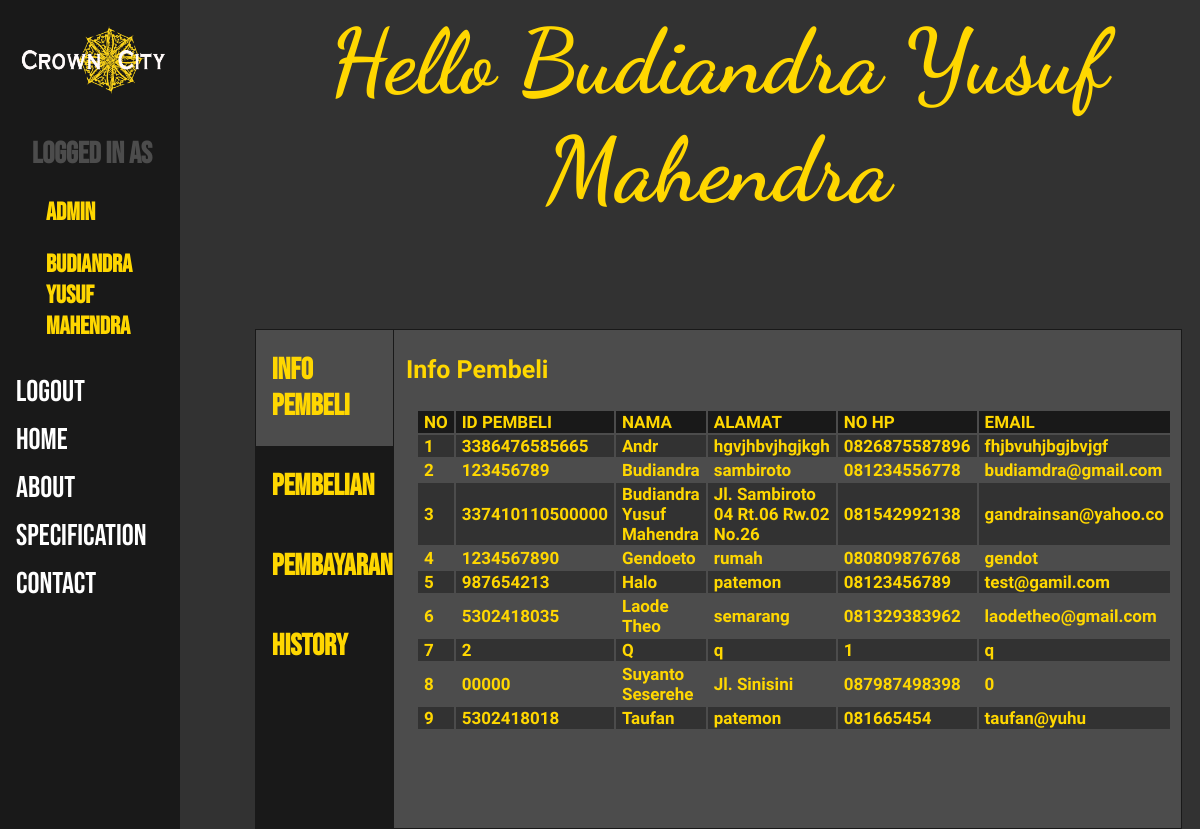
Page /admin.php (signed in) on the committed database.
### tables this page shows
CREATE TABLE `customer` (
  `id_customer` varchar(15) NOT NULL,
  `password` varchar(15) NOT NULL,
  `nama` varchar(30) NOT NULL,
  `alamat` varchar(50) NOT NULL,
  `no_hp` varchar(13) NOT NULL,
  `email` varchar(20) NOT NULL
);

### admin.php (the view, shortened to what this page needs)
<html>
<link rel="stylesheet" type="text/css" href="style.css">
<head>
</head>
<body>
	<div class="sidebar">
		<a href="home.php"><img width="100%" src="logonama.png"></a>
		<?php
		if (isset($_SESSION['status'])) {
			if ($_SESSION['status']=="admin") {
				?>
				<a href="admin.php">
				<h2 style="font-size: 30px;">Logged in As</h2>
				<h2 style="padding: 0px 8px 0px 30px;color: #ffd700;">Admin</h2>
				<h2 style="padding: 0px 8px 0px 30px;color: #ffd700;"><?php echo $_SESSION['nama'] ?></h2>
				</a>
				<a href="process_logout.php">Logout</a>
				<?php
			}
		}
		else {
		 	?>
			<a href="login.php">Login</a>
		 	<?php
		 }
		 ?>
		<a href="home.php">Home</a>
		<a href="about.php">About</a>
		<a href="specification.php">Specification</a>
		<a href="contact.php">Contact</a>
	</div>
	<?php
	include 'koneksi.php';
	$id = $_SESSION['id'];
	$data = mysqli_query($koneksi,"select * from admin where id_admin = '$id'");
	$data = mysqli_fetch_array($data);
	  ?>
	<div class="main">
		<h2 class="judul_menu">Hello <?php echo $data['nama']; ?></h2>
		<div class="tab">
		  <button class="tablinks" onclick="openTab(event, 'pembeli')" id="defaultOpen"><h3>Info Pembeli</h3></button>
		  <button class="tablinks" onclick="openTab(event, 'pembelian')"><h3>Pembelian</h3></button>
		  <button class="tablinks" onclick="openTab(event, 'pembayaran')"><h3>Pembayaran</h3></button>
		  <button class="tablinks" onclick="openTab(event, 'history')"><h3>History</h3></button>
		</div>
		<div id="pembeli" class="tabcontent">
		  <h3>Info Pembeli</h3>
		  	<?php
		  	$pembeli = mysqli_query($koneksi,"SELECT * FROM customer ORDER BY nama ASC");
		  	$jmlh_pembeli = mysqli_num_rows($pembeli);
		  	$no=1;
		  	if ($jmlh_pembeli != 0) {
		  		?>
		  <table style="margin-left: 10px;">
		  	<tr style="background: #191919; text-align: left;">
		  		<td><h4>NO</h4></td>
		  		<td><h4>ID PEMBELI</h4></td>
		  		<td><h4>NAMA</h4></td>
		  		<td><h4>ALAMAT</h4></td>
		  		<td><h4>NO HP</h4></td>
		  		<td width="300"><h4>EMAIL</h4></td>
		  	</tr>
		  	<?php
		  	while ($data_pembeli = mysqli_fetch_array($pembeli)) {
		  	 ?>
		  	<tr <?php if ($no%2 != 0) {?> style="background: #323232;" <?php } ?>>
		  		<td><h4><?php echo $no; ?></h4></td>
		  		<td><h4><?php echo $data_pembeli['id_customer'] ; ?></h4></td>
		  		<td width="330"><h4><?php echo ucwords($data_pembeli['nama']); ?></h4></td>
		  		<td width="260"><h4><?php echo $data_pembeli['alamat']; ?></h4></td>
		  		<td width="180"><h4><?php echo $data_pembeli['no_hp']; ?></h4></td>
		  		<td width="200"><h4><?php echo $data_pembeli['email'] ?></h4></td>
		  		<?php $no++; ?>
		  	</tr>
		  		<?php
		  	}
		  	 ?>
		  </table>
		  	<?php
		  	}
		  	else{
		  		?>
		  		<h3>Belum ada pembeli</h3>
		  	<?php
		  	}
		  	 ?>
		</div>
	</div>
</body>
</html>

### style.css (style rules this page uses)
.sidebar { height: 100%; width: 15%; position: fixed; z-index: 1; top: 0; left: 0; background-color: #191919; overflow-x: hidden; padding-top: 16px; }
.sidebar a { padding: 6px 8px 6px 16px; text-decoration: none; font-size: 30px; color: white; display: block; font-family: 'bebas neue' }
.sidebar h2 { padding: 0px 8px 0px 16px; font-size: 25px;color: #4c4c4c; font-family: 'bebas neue'; }
.main { margin-left: 20%; padding: 0px 10px; }
body { background-color: #323232; }
h3 { color: #ffd700; font-family: 'solway'; }
h4 { color: #ffd700; font-family: 'solway'; margin-left: 30px; }
h2 { color: #ffd700; font-size: 40px; font-family: 'noto sans'; }
* { box-sizing: border-box }
.tab { margin-top: 30px; float: left; border: 1px solid #191919; background-color: #191919; width: 15%; height: 500px; }
.tab button { display: block; background-color: inherit; color: #191919; padding: 22px 16px; width: 100%; border: none; outline: none; text-align: left; cursor: pointer; transition: 0.3s; }
.tab button.active { background-color: #4c4c4c; }
.tab h3 { font-size: 30px; margin: 0px; font-family: 'bebas neue'; }
.tabcontent { margin-top: 30px; float: left; padding: 0px 12px; background-color: #4c4c4c; border: 1px solid #191919; width: 85%; border-left: none; height: 500px; }
.tabcontent table { border : 0; margin-left: 10px; align-items: center; }
.tabcontent h4 { font-size: 17px; margin: 0px 5px 0px 5px; }
.tabcontent h3 { font-size: 25px; }
.judul_menu { font-size: 90px; color: #ffd700; font-family: 'Dancing Script'; text-align: center; }

### rows in the picture
customer: id_customer "3386476585665", nama "Andr", alamat "hgvjhbvjhgjkgh", no_hp "0826875587896", email "fhjbvuhjbgjbvjgf"
customer: id_customer "123456789", nama "Budiandra", alamat "sambiroto", no_hp "081234556778", email "budiamdra@gmail.com"
customer: id_customer "337410110500000", nama "Budiandra Yusuf Mahendra", alamat "Jl. Sambiroto 04 Rt.06 Rw.02 No.26", no_hp "081542992138", email "gandrainsan@yahoo.co"
customer: id_customer "1234567890", nama "Gendoeto", alamat "rumah", no_hp "080809876768", email "gendot"
customer: id_customer "987654213", nama "Halo", alamat "patemon", no_hp "08123456789", email "test@gamil.com"
customer: id_customer "5302418035", nama "Laode Theo", alamat "semarang", no_hp "081329383962", email "laodetheo@gmail.com"
customer: id_customer "2", nama "Q", alamat "q", no_hp "1", email "q"
customer: id_customer "00000", nama "Suyanto Seserehe", alamat "Jl. Sinisini", no_hp "087987498398", email "0"
customer: id_customer "5302418018", nama "Taufan", alamat "patemon", no_hp "081665454", email "taufan@yuhu"

### other values in the picture
$_SESSION['nama'] "Budiandra Yusuf Mahendra"
$data['nama'] "Budiandra Yusuf Mahendra"
